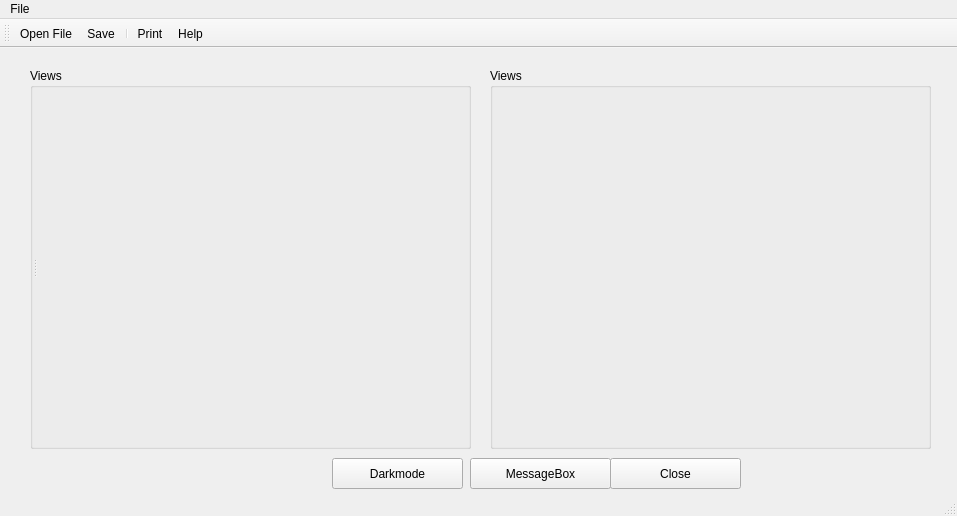
<?xml version="1.0" encoding="UTF-8"?>
<ui version="4.0">
 <class>PendulumPainter</class>
 <widget class="QMainWindow" name="PendulumPainter">
  <property name="geometry">
   <rect>
    <x>0</x>
    <y>0</y>
    <width>957</width>
    <height>516</height>
   </rect>
  </property>
  <property name="windowTitle">
   <string>PendulumPainter</string>
  </property>
  <property name="windowIcon">
   <iconset resource="Icons/icons.qrc">
    <normaloff>:/Icons/help.png</normaloff>:/Icons/help.png</iconset>
  </property>
  <property name="iconSize">
   <size>
    <width>22</width>
    <height>22</height>
   </size>
  </property>
  <widget class="QWidget" name="centralwidget">
   <widget class="QGroupBox" name="groupBoxGraph">
    <property name="geometry">
     <rect>
      <x>30</x>
      <y>20</y>
      <width>441</width>
      <height>381</height>
     </rect>
    </property>
    <property name="sizePolicy">
     <sizepolicy hsizetype="Expanding" vsizetype="Expanding">
      <horstretch>1</horstretch>
      <verstretch>1</verstretch>
     </sizepolicy>
    </property>
    <property name="title">
     <string>Views</string>
    </property>
    <layout class="QVBoxLayout">
     <property name="spacing">
      <number>0</number>
     </property>
     <property name="leftMargin">
      <number>0</number>
     </property>
     <property name="topMargin">
      <number>0</number>
     </property>
     <property name="rightMargin">
      <number>0</number>
     </property>
     <property name="bottomMargin">
      <number>0</number>
     </property>
     <item>
      <widget class="QSplitter" name="splitter">
       <property name="orientation">
        <enum>Qt::Horizontal</enum>
       </property>
       <widget class="QFrame" name="tableFrame">
        <layout class="QVBoxLayout">
         <property name="spacing">
          <number>0</number>
         </property>
         <property name="leftMargin">
          <number>0</number>
         </property>
         <property name="topMargin">
          <number>0</number>
         </property>
         <property name="rightMargin">
          <number>0</number>
         </property>
         <property name="bottomMargin">
          <number>0</number>
         </property>
        </layout>
       </widget>
       <widget class="QVTKOpenGLStereoWidget" name="qvtkWidget" native="true">
        <property name="sizePolicy">
         <sizepolicy hsizetype="Expanding" vsizetype="Expanding">
          <horstretch>1</horstretch>
          <verstretch>1</verstretch>
         </sizepolicy>
        </property>
        <property name="minimumSize">
         <size>
          <width>300</width>
          <height>300</height>
         </size>
        </property>
       </widget>
      </widget>
     </item>
    </layout>
   </widget>
   <widget class="QPushButton" name="pushButtonClose">
    <property name="geometry">
     <rect>
      <x>610</x>
      <y>410</y>
      <width>131</width>
      <height>31</height>
     </rect>
    </property>
    <property name="text">
     <string>Close</string>
    </property>
   </widget>
   <widget class="QPushButton" name="pushButtonMsgBox">
    <property name="geometry">
     <rect>
      <x>470</x>
      <y>410</y>
      <width>141</width>
      <height>31</height>
     </rect>
    </property>
    <property name="text">
     <string>MessageBox</string>
    </property>
   </widget>
   <widget class="QGroupBox" name="groupBoxGraph_2">
    <property name="geometry">
     <rect>
      <x>490</x>
      <y>20</y>
      <width>441</width>
      <height>381</height>
     </rect>
    </property>
    <property name="sizePolicy">
     <sizepolicy hsizetype="Expanding" vsizetype="Expanding">
      <horstretch>1</horstretch>
      <verstretch>1</verstretch>
     </sizepolicy>
    </property>
    <property name="title">
     <string>Views</string>
    </property>
    <layout class="QVBoxLayout" name="_2">
     <property name="spacing">
      <number>0</number>
     </property>
     <property name="leftMargin">
      <number>0</number>
     </property>
     <property name="topMargin">
      <number>0</number>
     </property>
     <property name="rightMargin">
      <number>0</number>
     </property>
     <property name="bottomMargin">
      <number>0</number>
     </property>
     <item>
      <widget class="QSplitter" name="splitter_2">
       <property name="orientation">
        <enum>Qt::Horizontal</enum>
       </property>
       <widget class="QVTKOpenGLStereoWidget" name="qvtkWidget2" native="true">
        <property name="sizePolicy">
         <sizepolicy hsizetype="Expanding" vsizetype="Expanding">
          <horstretch>1</horstretch>
          <verstretch>1</verstretch>
         </sizepolicy>
        </property>
        <property name="minimumSize">
         <size>
          <width>300</width>
          <height>300</height>
         </size>
        </property>
       </widget>
      </widget>
     </item>
    </layout>
   </widget>
   <widget class="QPushButton" name="pushButton">
    <property name="geometry">
     <rect>
      <x>332</x>
      <y>410</y>
      <width>131</width>
      <height>31</height>
     </rect>
    </property>
    <property name="text">
     <string>Darkmode</string>
    </property>
   </widget>
  </widget>
  <widget class="QMenuBar" name="menubar">
   <property name="geometry">
    <rect>
     <x>0</x>
     <y>0</y>
     <width>957</width>
     <height>21</height>
    </rect>
   </property>
   <widget class="QMenu" name="menuFile">
    <property name="title">
     <string>File</string>
    </property>
    <addaction name="actionOpenFile"/>
    <addaction name="actionSave"/>
    <addaction name="separator"/>
    <addaction name="actionPrint"/>
    <addaction name="actionHelp"/>
    <addaction name="actionExit"/>
    <addaction name="separator"/>
    <addaction name="actionMsgBox"/>
   </widget>
   <addaction name="menuFile"/>
  </widget>
  <widget class="QStatusBar" name="statusbar"/>
  <widget class="QToolBar" name="toolBar">
   <property name="orientation">
    <enum>Qt::Horizontal</enum>
   </property>
   <property name="iconSize">
    <size>
     <width>22</width>
     <height>22</height>
    </size>
   </property>
   <attribute name="toolBarArea">
    <enum>TopToolBarArea</enum>
   </attribute>
   <attribute name="toolBarBreak">
    <bool>false</bool>
   </attribute>
   <addaction name="actionOpenFile"/>
   <addaction name="actionSave"/>
   <addaction name="separator"/>
   <addaction name="actionPrint"/>
   <addaction name="actionHelp"/>
  </widget>
  <action name="actionOpenFile">
   <property name="enabled">
    <bool>true</bool>
   </property>
   <property name="icon">
    <iconset resource="Icons/icons.qrc">
     <normaloff>:/Icons/fileopen.png</normaloff>:/Icons/fileopen.png</iconset>
   </property>
   <property name="text">
    <string>Open File...</string>
   </property>
  </action>
  <action name="actionExit">
   <property name="text">
    <string>Exit</string>
   </property>
  </action>
  <action name="actionPrint">
   <property name="icon">
    <iconset resource="Icons/icons.qrc">
     <normaloff>:/Icons/print.png</normaloff>:/Icons/print.png</iconset>
   </property>
   <property name="text">
    <string>Print</string>
   </property>
  </action>
  <action name="actionHelp">
   <property name="icon">
    <iconset resource="Icons/icons.qrc">
     <normaloff>:/Icons/help.png</normaloff>:/Icons/help.png</iconset>
   </property>
   <property name="text">
    <string>Help</string>
   </property>
  </action>
  <action name="actionSave">
   <property name="icon">
    <iconset resource="Icons/icons.qrc">
     <normaloff>:/Icons/filesave.png</normaloff>:/Icons/filesave.png</iconset>
   </property>
   <property name="text">
    <string>Save</string>
   </property>
  </action>
  <action name="actionMsgBox">
   <property name="text">
    <string>MsgBox</string>
   </property>
  </action>
 </widget>
 <customwidgets>
  <customwidget>
   <class>QVTKOpenGLStereoWidget</class>
   <extends>QWidget</extends>
   <header>QVTKOpenGLStereoWidget.h</header>
  </customwidget>
 </customwidgets>
 <resources>
  <include location="Icons/icons.qrc"/>
 </resources>
 <connections/>
</ui>
